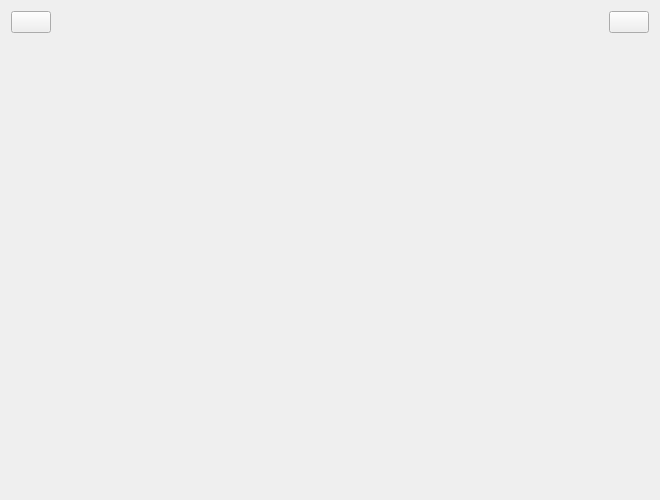
<?xml version="1.0" encoding="UTF-8"?>
<ui version="4.0">
 <class>MasterView</class>
 <widget class="QWidget" name="MasterView">
  <property name="geometry">
   <rect>
    <x>0</x>
    <y>0</y>
    <width>660</width>
    <height>500</height>
   </rect>
  </property>
  <property name="sizePolicy">
   <sizepolicy hsizetype="Fixed" vsizetype="Fixed">
    <horstretch>0</horstretch>
    <verstretch>0</verstretch>
   </sizepolicy>
  </property>
  <property name="windowTitle">
   <string>MasterView</string>
  </property>
  <layout class="QVBoxLayout" name="verticalLayout">
   <item>
    <layout class="QHBoxLayout" name="horizontalLayout">
     <item>
      <widget class="QPushButton" name="BtnBack">
       <property name="text">
        <string/>
       </property>
       <property name="icon">
        <iconset resource="img.qrc">
         <normaloff>:/img/return.png</normaloff>:/img/return.png</iconset>
       </property>
      </widget>
     </item>
     <item>
      <spacer name="horizontalSpacer">
       <property name="orientation">
        <enum>Qt::Orientation::Horizontal</enum>
       </property>
       <property name="sizeHint" stdset="0">
        <size>
         <width>40</width>
         <height>20</height>
        </size>
       </property>
      </spacer>
     </item>
     <item>
      <widget class="QLabel" name="labelTile">
       <property name="text">
        <string/>
       </property>
      </widget>
     </item>
     <item>
      <spacer name="horizontalSpacer_2">
       <property name="orientation">
        <enum>Qt::Orientation::Horizontal</enum>
       </property>
       <property name="sizeHint" stdset="0">
        <size>
         <width>40</width>
         <height>20</height>
        </size>
       </property>
      </spacer>
     </item>
     <item>
      <widget class="QPushButton" name="Btnlogout">
       <property name="text">
        <string/>
       </property>
       <property name="icon">
        <iconset resource="img.qrc">
         <normaloff>:/img/loginout.png</normaloff>:/img/loginout.png</iconset>
       </property>
      </widget>
     </item>
    </layout>
   </item>
   <item>
    <widget class="QStackedWidget" name="stackedWidget">
     <property name="styleSheet">
      <string notr="true">background-image: url(:/img/backgound.jpg);</string>
     </property>
    </widget>
   </item>
  </layout>
 </widget>
 <resources>
  <include location="img.qrc"/>
 </resources>
 <connections/>
</ui>
